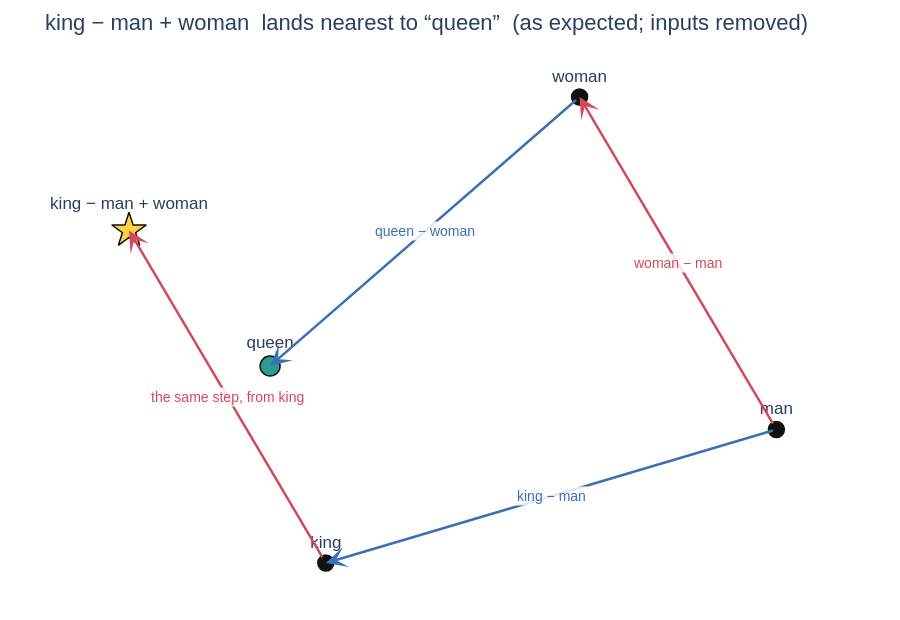
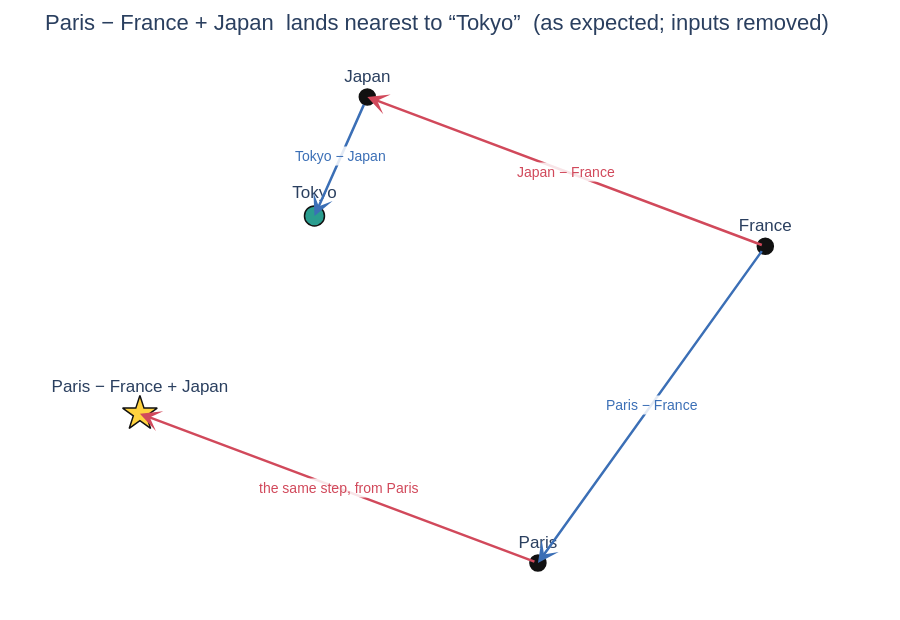

The code cell stored with these charts, in order, in its notebook:
### Markdown cell above
## king − man + woman, explicitly

The famous claim: take the vector for *king*, subtract *man*, add *woman*, and the nearest word is *queen*. The idea behind it is that "royal" and "gender" are **directions** in the space, so you can move along one without changing the other.

The cell does the arithmetic in the full 384 dimensions and ranks a vocabulary of about 60 words by cosine to the result. It prints the ranking twice: with the three input words allowed, and with them removed. That second step is part of every published version of this trick, and it matters: the result vector usually stays closest to *king* itself.

Two examples are drawn: **king − man + woman** (expected: queen) and **Paris − France + Japan** (expected: Tokyo). The first moves along a "gender" direction, the second along a "capital of" direction. In each picture the red arrows are the step being transferred and the blue arrows are the relation being kept.

### Code cell
VOCAB = ["king", "queen", "man", "woman", "prince", "princess", "monarch", "emperor", "empress", "duke", "duchess",
         "lord", "lady", "boy", "girl", "father", "mother", "son", "daughter", "husband", "wife", "uncle", "aunt",
         "brother", "sister", "actor", "actress", "throne", "crown", "castle", "kingdom", "royal", "president",
         "teacher", "doctor", "nurse", "soldier", "farmer", "scientist", "child", "person", "people",
         "cat", "dog", "horse", "electron", "proton", "enzyme", "protein", "bread", "river", "mountain",
         "Paris", "France", "Tokyo", "Japan", "Rome", "Italy", "Berlin", "Germany"]
V = embed(VOCAB)
vi = {w: i for i, w in enumerate(VOCAB)}

def analogy(a, b, c, show=6):
    "a - b + c  ->  ?      (king - man + woman)"
    raw = V[vi[a]] - V[vi[b]] + V[vi[c]]          # the arithmetic itself
    r = raw / np.linalg.norm(raw)                 # unit length, so that V @ r is a cosine
    sims = V @ r
    order = np.argsort(-sims)
    print(f"{a} - {b} + {c}")
    print("  all words allowed:   ", "   ".join(f"{VOCAB[i]} {sims[i]:.2f}" for i in order[:show]))
    kept = [i for i in order if VOCAB[i] not in (a, b, c)]
    print("  inputs removed:      ", "   ".join(f"{VOCAB[i]} {sims[i]:.2f}" for i in kept[:show]))
    return raw, r, VOCAB[kept[0]]

def draw(a, b, c, expected):
    "Picture of  a - b + c  against the expected word.  Every arrow runs from its tail word to its head word."
    raw, r, answer = analogy(a, b, c)
    # PCA on just these five points: the flat view that spreads them out most. PCA is linear, so the two
    # red arrows are exactly equal and parallel on screen: the star is the fourth corner of the
    # parallelogram built on b, c and a. Its distance from the expected word is the error.
    star = f"{a} − {b} + {c}"
    pts = [b, c, a, expected]
    P2 = PCA(n_components=2).fit_transform(np.vstack([V[[vi[w] for w in pts]], raw]))
    pos = {w: P2[i] for i, w in enumerate(pts)}; pos[star] = P2[-1]
    fig = go.Figure()
    def arrow(t, h, color, text):
        fig.add_annotation(x=pos[h][0], y=pos[h][1], ax=pos[t][0], ay=pos[t][1], xref="x", yref="y", axref="x", ayref="y",
                           showarrow=True, arrowhead=3, arrowsize=1.4, arrowwidth=2.5, arrowcolor=color)
        fig.add_annotation(x=(pos[t][0] + pos[h][0]) / 2, y=(pos[t][1] + pos[h][1]) / 2, text=text, showarrow=False,
                           font=dict(size=14, color=color), bgcolor="rgba(255,255,255,0.85)")
    arrow(b, c, "#D1495B", f"{c} − {b}")
    arrow(a, star, "#D1495B", f"the same step, from {a}")
    arrow(b, a, "#3B6FB6", f"{a} − {b}")
    arrow(c, expected, "#3B6FB6", f"{expected} − {c}")
    for w, col, sym, size in [(b, "#111111", "circle", 16), (c, "#111111", "circle", 16), (a, "#111111", "circle", 16),
                              (expected, "#2A9D8F", "circle", 20), (star, "#FFD23F", "star", 26)]:
        fig.add_trace(go.Scatter(x=[pos[w][0]], y=[pos[w][1]], mode="markers+text", text=[w], textposition="top center",
                                 textfont=dict(size=17), marker=dict(size=size, color=col, symbol=sym, line=dict(color="#111111", width=1.5)),
                                 showlegend=False, hoverinfo="skip"))
    verdict = "as expected" if answer == expected else f"expected “{expected}”"
    fig.update_layout(width=900, height=620, font=FONT, title=f"{star}  lands nearest to “{answer}”  ({verdict}; inputs removed)",
                      xaxis=dict(visible=False), yaxis=dict(visible=False, scaleanchor="x"), margin=dict(l=20, r=20, t=60, b=20))
    fig.show()
    d1 = V[vi[c]] - V[vi[b]]; d2 = V[vi[expected]] - V[vi[a]]
    print(f"cosine(result, {expected}) = {float(r @ V[vi[expected]]):.2f}     cosine(result, {a}) = {float(r @ V[vi[a]]):.2f}")
    print(f"are the two steps parallel?  cosine({c} − {b}, {expected} − {a}) = {float(d1 @ d2 / np.linalg.norm(d1) / np.linalg.norm(d2)):.2f}   (1.00 = a perfect parallelogram)")
    print()

draw("king", "man", "woman", "queen")       # the gender direction
draw("Paris", "France", "Japan", "Tokyo")   # the capital-of direction

print("two more, numbers only:")
analogy("father", "man", "woman")
analogy("actor", "man", "woman");

### Figure 1 — Plotly figure (JSON) as saved in the notebook; plotly's stock layout.template omitted (floating-point values rounded to 4 significant figures)
{"data": [{"hoverinfo": "skip", "marker": {"color": "#111111", "line": {"color": "#111111", "width": 1.5}, "size": 16, "symbol": "circle"}, "mode": "markers+text", "showlegend": false, "text": ["man"], "textfont": {"size": 17}, "textposition": "top center", "type": "scatter", "x": [0.7348], "y": [-0.1882]}, {"hoverinfo": "skip", "marker": {"color": "#111111", "line": {"color": "#111111", "width": 1.5}, "size": 16, "symbol": "circle"}, "mode": "markers+text", "showlegend": false, "text": ["woman"], "textfont": {"size": 17}, "textposition": "top center", "type": "scatter", "x": [0.3333], "y": [0.49]}, {"hoverinfo": "skip", "marker": {"color": "#111111", "line": {"color": "#111111", "width": 1.5}, "size": 16, "symbol": "circle"}, "mode": "markers+text", "showlegend": false, "text": ["king"], "textfont": {"size": 17}, "textposition": "top center", "type": "scatter", "x": [-0.1843], "y": [-0.4606]}, {"hoverinfo": "skip", "marker": {"color": "#2A9D8F", "line": {"color": "#111111", "width": 1.5}, "size": 20, "symbol": "circle"}, "mode": "markers+text", "showlegend": false, "text": ["queen"], "textfont": {"size": 17}, "textposition": "top center", "type": "scatter", "x": [-0.298], "y": [-0.05873]}, {"hoverinfo": "skip", "marker": {"color": "#FFD23F", "line": {"color": "#111111", "width": 1.5}, "size": 26, "symbol": "star"}, "mode": "markers+text", "showlegend": false, "text": ["king − man + woman"], "textfont": {"size": 17}, "textposition": "top center", "type": "scatter", "x": [-0.5858], "y": [0.2176]}], "layout": {"annotations": [{"arrowcolor": "#D1495B", "arrowhead": 3, "arrowsize": 1.4, "arrowwidth": 2.5, "ax": 0.7348, "axref": "x", "ay": -0.1882, "ayref": "y", "showarrow": true, "x": 0.3333, "xref": "x", "y": 0.49, "yref": "y"}, {"bgcolor": "rgba(255,255,255,0.85)", "font": {"color": "#D1495B", "size": 14}, "showarrow": false, "text": "woman − man", "x": 0.5341, "y": 0.1509}, {"arrowcolor": "#D1495B", "arrowhead": 3, "arrowsize": 1.4, "arrowwidth": 2.5, "ax": -0.1843, "axref": "x", "ay": -0.4606, "ayref": "y", "showarrow": true, "x": -0.5858, "xref": "x", "y": 0.2176, "yref": "y"}, {"bgcolor": "rgba(255,255,255,0.85)", "font": {"color": "#D1495B", "size": 14}, "showarrow": false, "text": "the same step, from king", "x": -0.385, "y": -0.1215}, {"arrowcolor": "#3B6FB6", "arrowhead": 3, "arrowsize": 1.4, "arrowwidth": 2.5, "ax": 0.7348, "axref": "x", "ay": -0.1882, "ayref": "y", "showarrow": true, "x": -0.1843, "xref": "x", "y": -0.4606, "yref": "y"}, {"bgcolor": "rgba(255,255,255,0.85)", "font": {"color": "#3B6FB6", "size": 14}, "showarrow": false, "text": "king − man", "x": 0.2752, "y": -0.3244}, {"arrowcolor": "#3B6FB6", "arrowhead": 3, "arrowsize": 1.4, "arrowwidth": 2.5, "ax": 0.3333, "axref": "x", "ay": 0.49, "ayref": "y", "showarrow": true, "x": -0.298, "xref": "x", "y": -0.05873, "yref": "y"}, {"bgcolor": "rgba(255,255,255,0.85)", "font": {"color": "#3B6FB6", "size": 14}, "showarrow": false, "text": "queen − woman", "x": 0.01764, "y": 0.2156}], "font": {"family": "Helvetica, Arial, sans-serif", "size": 16}, "height": 620, "margin": {"b": 20, "l": 20, "r": 20, "t": 60}, "title": {"text": "king − man + woman  lands nearest to “queen”  (as expected; inputs removed)"}, "width": 900, "xaxis": {"visible": false}, "yaxis": {"scaleanchor": "x", "visible": false}}}

### Figure 2 — Plotly figure (JSON) as saved in the notebook; plotly's stock layout.template omitted (floating-point values rounded to 4 significant figures)
{"data": [{"hoverinfo": "skip", "marker": {"color": "#111111", "line": {"color": "#111111", "width": 1.5}, "size": 16, "symbol": "circle"}, "mode": "markers+text", "showlegend": false, "text": ["France"], "textfont": {"size": 17}, "textposition": "top center", "type": "scatter", "x": [0.7274], "y": [0.1302]}, {"hoverinfo": "skip", "marker": {"color": "#111111", "line": {"color": "#111111", "width": 1.5}, "size": 16, "symbol": "circle"}, "mode": "markers+text", "showlegend": false, "text": ["Japan"], "textfont": {"size": 17}, "textposition": "top center", "type": "scatter", "x": [-0.1233], "y": [0.4492]}, {"hoverinfo": "skip", "marker": {"color": "#111111", "line": {"color": "#111111", "width": 1.5}, "size": 16, "symbol": "circle"}, "mode": "markers+text", "showlegend": false, "text": ["Paris"], "textfont": {"size": 17}, "textposition": "top center", "type": "scatter", "x": [0.2414], "y": [-0.5468]}, {"hoverinfo": "skip", "marker": {"color": "#2A9D8F", "line": {"color": "#111111", "width": 1.5}, "size": 20, "symbol": "circle"}, "mode": "markers+text", "showlegend": false, "text": ["Tokyo"], "textfont": {"size": 17}, "textposition": "top center", "type": "scatter", "x": [-0.2362], "y": [0.1951]}, {"hoverinfo": "skip", "marker": {"color": "#FFD23F", "line": {"color": "#111111", "width": 1.5}, "size": 26, "symbol": "star"}, "mode": "markers+text", "showlegend": false, "text": ["Paris − France + Japan"], "textfont": {"size": 17}, "textposition": "top center", "type": "scatter", "x": [-0.6093], "y": [-0.2277]}], "layout": {"annotations": [{"arrowcolor": "#D1495B", "arrowhead": 3, "arrowsize": 1.4, "arrowwidth": 2.5, "ax": 0.7274, "axref": "x", "ay": 0.1302, "ayref": "y", "showarrow": true, "x": -0.1233, "xref": "x", "y": 0.4492, "yref": "y"}, {"bgcolor": "rgba(255,255,255,0.85)", "font": {"color": "#D1495B", "size": 14}, "showarrow": false, "text": "Japan − France", "x": 0.3021, "y": 0.2897}, {"arrowcolor": "#D1495B", "arrowhead": 3, "arrowsize": 1.4, "arrowwidth": 2.5, "ax": 0.2414, "axref": "x", "ay": -0.5468, "ayref": "y", "showarrow": true, "x": -0.6093, "xref": "x", "y": -0.2277, "yref": "y"}, {"bgcolor": "rgba(255,255,255,0.85)", "font": {"color": "#D1495B", "size": 14}, "showarrow": false, "text": "the same step, from Paris", "x": -0.184, "y": -0.3872}, {"arrowcolor": "#3B6FB6", "arrowhead": 3, "arrowsize": 1.4, "arrowwidth": 2.5, "ax": 0.7274, "axref": "x", "ay": 0.1302, "ayref": "y", "showarrow": true, "x": 0.2414, "xref": "x", "y": -0.5468, "yref": "y"}, {"bgcolor": "rgba(255,255,255,0.85)", "font": {"color": "#3B6FB6", "size": 14}, "showarrow": false, "text": "Paris − France", "x": 0.4844, "y": -0.2083}, {"arrowcolor": "#3B6FB6", "arrowhead": 3, "arrowsize": 1.4, "arrowwidth": 2.5, "ax": -0.1233, "axref": "x", "ay": 0.4492, "ayref": "y", "showarrow": true, "x": -0.2362, "xref": "x", "y": 0.1951, "yref": "y"}, {"bgcolor": "rgba(255,255,255,0.85)", "font": {"color": "#3B6FB6", "size": 14}, "showarrow": false, "text": "Tokyo − Japan", "x": -0.1797, "y": 0.3222}], "font": {"family": "Helvetica, Arial, sans-serif", "size": 16}, "height": 620, "margin": {"b": 20, "l": 20, "r": 20, "t": 60}, "title": {"text": "Paris − France + Japan  lands nearest to “Tokyo”  (as expected; inputs removed)"}, "width": 900, "xaxis": {"visible": false}, "yaxis": {"scaleanchor": "x", "visible": false}}}
